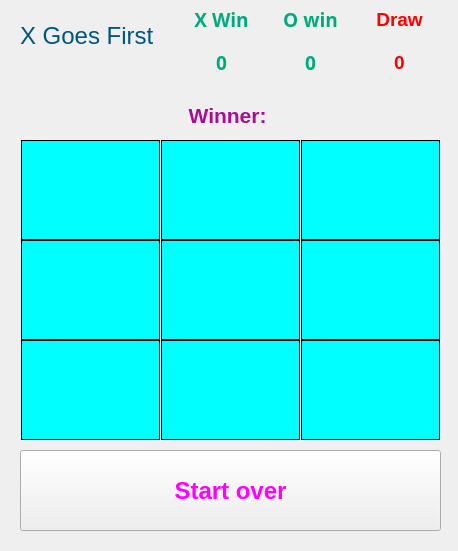
<?xml version="1.0" encoding="UTF-8"?>
<ui version="4.0">
 <class>MainWindow</class>
 <widget class="QMainWindow" name="MainWindow">
  <property name="enabled">
   <bool>true</bool>
  </property>
  <property name="geometry">
   <rect>
    <x>0</x>
    <y>0</y>
    <width>458</width>
    <height>551</height>
   </rect>
  </property>
  <property name="minimumSize">
   <size>
    <width>458</width>
    <height>551</height>
   </size>
  </property>
  <property name="maximumSize">
   <size>
    <width>458</width>
    <height>551</height>
   </size>
  </property>
  <property name="font">
   <font>
    <weight>75</weight>
    <bold>true</bold>
   </font>
  </property>
  <property name="cursor">
   <cursorShape>CrossCursor</cursorShape>
  </property>
  <property name="mouseTracking">
   <bool>true</bool>
  </property>
  <property name="windowTitle">
   <string>Tic Tac Toe</string>
  </property>
  <property name="autoFillBackground">
   <bool>true</bool>
  </property>
  <property name="styleSheet">
   <string notr="true">color: rgb(170, 14, 144)</string>
  </property>
  <property name="documentMode">
   <bool>false</bool>
  </property>
  <widget class="QWidget" name="centralwidget">
   <widget class="QWidget" name="gridLayoutWidget">
    <property name="geometry">
     <rect>
      <x>20</x>
      <y>140</y>
      <width>421</width>
      <height>302</height>
     </rect>
    </property>
    <layout class="QGridLayout" name="gridLayout">
     <property name="spacing">
      <number>0</number>
     </property>
     <item row="0" column="1">
      <widget class="QPushButton" name="pushButton_4">
       <property name="enabled">
        <bool>true</bool>
       </property>
       <property name="minimumSize">
        <size>
         <width>139</width>
         <height>100</height>
        </size>
       </property>
       <property name="maximumSize">
        <size>
         <width>139</width>
         <height>100</height>
        </size>
       </property>
       <property name="font">
        <font>
         <pointsize>44</pointsize>
         <weight>75</weight>
         <bold>true</bold>
        </font>
       </property>
       <property name="styleSheet">
        <string notr="true">background: #ccc;
background-color: aqua;
border: 1px solid #000000;</string>
       </property>
       <property name="text">
        <string/>
       </property>
       <property name="iconSize">
        <size>
         <width>64</width>
         <height>16</height>
        </size>
       </property>
      </widget>
     </item>
     <item row="1" column="1">
      <widget class="QPushButton" name="pushButton_5">
       <property name="enabled">
        <bool>true</bool>
       </property>
       <property name="minimumSize">
        <size>
         <width>139</width>
         <height>100</height>
        </size>
       </property>
       <property name="maximumSize">
        <size>
         <width>139</width>
         <height>100</height>
        </size>
       </property>
       <property name="font">
        <font>
         <pointsize>44</pointsize>
         <weight>75</weight>
         <bold>true</bold>
        </font>
       </property>
       <property name="styleSheet">
        <string notr="true">background: #ccc;
background-color: aqua;
border: 1px solid #000000;</string>
       </property>
       <property name="text">
        <string/>
       </property>
       <property name="iconSize">
        <size>
         <width>64</width>
         <height>16</height>
        </size>
       </property>
      </widget>
     </item>
     <item row="0" column="0">
      <widget class="QPushButton" name="pushButton">
       <property name="enabled">
        <bool>true</bool>
       </property>
       <property name="minimumSize">
        <size>
         <width>139</width>
         <height>100</height>
        </size>
       </property>
       <property name="maximumSize">
        <size>
         <width>139</width>
         <height>100</height>
        </size>
       </property>
       <property name="font">
        <font>
         <pointsize>44</pointsize>
         <weight>75</weight>
         <bold>true</bold>
        </font>
       </property>
       <property name="styleSheet">
        <string notr="true">background: #ccc;
background-color: aqua;
border: 1px solid #000000;</string>
       </property>
       <property name="text">
        <string/>
       </property>
       <property name="iconSize">
        <size>
         <width>64</width>
         <height>16</height>
        </size>
       </property>
      </widget>
     </item>
     <item row="2" column="1">
      <widget class="QPushButton" name="pushButton_6">
       <property name="enabled">
        <bool>true</bool>
       </property>
       <property name="minimumSize">
        <size>
         <width>139</width>
         <height>100</height>
        </size>
       </property>
       <property name="maximumSize">
        <size>
         <width>139</width>
         <height>100</height>
        </size>
       </property>
       <property name="font">
        <font>
         <pointsize>44</pointsize>
         <weight>75</weight>
         <bold>true</bold>
        </font>
       </property>
       <property name="styleSheet">
        <string notr="true">background: #ccc;
background-color: aqua;
border: 1px solid #000000;</string>
       </property>
       <property name="text">
        <string/>
       </property>
       <property name="iconSize">
        <size>
         <width>64</width>
         <height>16</height>
        </size>
       </property>
      </widget>
     </item>
     <item row="2" column="2">
      <widget class="QPushButton" name="pushButton_9">
       <property name="enabled">
        <bool>true</bool>
       </property>
       <property name="minimumSize">
        <size>
         <width>139</width>
         <height>100</height>
        </size>
       </property>
       <property name="maximumSize">
        <size>
         <width>139</width>
         <height>100</height>
        </size>
       </property>
       <property name="font">
        <font>
         <pointsize>44</pointsize>
         <weight>75</weight>
         <bold>true</bold>
        </font>
       </property>
       <property name="styleSheet">
        <string notr="true">background: #ccc;
background-color: aqua;
border: 1px solid #000000;</string>
       </property>
       <property name="text">
        <string/>
       </property>
       <property name="iconSize">
        <size>
         <width>64</width>
         <height>16</height>
        </size>
       </property>
      </widget>
     </item>
     <item row="1" column="0">
      <widget class="QPushButton" name="pushButton_2">
       <property name="enabled">
        <bool>true</bool>
       </property>
       <property name="minimumSize">
        <size>
         <width>139</width>
         <height>100</height>
        </size>
       </property>
       <property name="maximumSize">
        <size>
         <width>139</width>
         <height>100</height>
        </size>
       </property>
       <property name="font">
        <font>
         <pointsize>44</pointsize>
         <weight>75</weight>
         <bold>true</bold>
        </font>
       </property>
       <property name="styleSheet">
        <string notr="true">background: #ccc;
background-color: aqua;
border: 1px solid #000000;</string>
       </property>
       <property name="text">
        <string/>
       </property>
       <property name="iconSize">
        <size>
         <width>64</width>
         <height>16</height>
        </size>
       </property>
      </widget>
     </item>
     <item row="0" column="2">
      <widget class="QPushButton" name="pushButton_7">
       <property name="enabled">
        <bool>true</bool>
       </property>
       <property name="minimumSize">
        <size>
         <width>139</width>
         <height>100</height>
        </size>
       </property>
       <property name="maximumSize">
        <size>
         <width>139</width>
         <height>100</height>
        </size>
       </property>
       <property name="font">
        <font>
         <pointsize>44</pointsize>
         <weight>75</weight>
         <bold>true</bold>
        </font>
       </property>
       <property name="styleSheet">
        <string notr="true">background: #ccc;
background-color: aqua;
border: 1px solid #000000;</string>
       </property>
       <property name="text">
        <string/>
       </property>
       <property name="iconSize">
        <size>
         <width>64</width>
         <height>16</height>
        </size>
       </property>
      </widget>
     </item>
     <item row="1" column="2">
      <widget class="QPushButton" name="pushButton_8">
       <property name="enabled">
        <bool>true</bool>
       </property>
       <property name="minimumSize">
        <size>
         <width>139</width>
         <height>100</height>
        </size>
       </property>
       <property name="maximumSize">
        <size>
         <width>139</width>
         <height>100</height>
        </size>
       </property>
       <property name="font">
        <font>
         <pointsize>44</pointsize>
         <weight>75</weight>
         <bold>true</bold>
        </font>
       </property>
       <property name="styleSheet">
        <string notr="true">background: #ccc;
background-color: aqua;
border: 1px solid #000000;</string>
       </property>
       <property name="text">
        <string/>
       </property>
       <property name="iconSize">
        <size>
         <width>64</width>
         <height>16</height>
        </size>
       </property>
      </widget>
     </item>
     <item row="2" column="0">
      <widget class="QPushButton" name="pushButton_3">
       <property name="enabled">
        <bool>true</bool>
       </property>
       <property name="minimumSize">
        <size>
         <width>139</width>
         <height>100</height>
        </size>
       </property>
       <property name="maximumSize">
        <size>
         <width>139</width>
         <height>100</height>
        </size>
       </property>
       <property name="font">
        <font>
         <pointsize>44</pointsize>
         <weight>75</weight>
         <bold>true</bold>
        </font>
       </property>
       <property name="styleSheet">
        <string notr="true">background: #ccc;
background-color: aqua;
border: 1px solid #000000;</string>
       </property>
       <property name="text">
        <string/>
       </property>
       <property name="iconSize">
        <size>
         <width>64</width>
         <height>16</height>
        </size>
       </property>
      </widget>
     </item>
    </layout>
   </widget>
   <widget class="QPushButton" name="pushButton_19">
    <property name="geometry">
     <rect>
      <x>20</x>
      <y>450</y>
      <width>421</width>
      <height>81</height>
     </rect>
    </property>
    <property name="font">
     <font>
      <pointsize>18</pointsize>
      <weight>75</weight>
      <bold>true</bold>
     </font>
    </property>
    <property name="styleSheet">
     <string notr="true">color: rgb(255, 0, 255)</string>
    </property>
    <property name="text">
     <string>Start over</string>
    </property>
   </widget>
   <widget class="QLabel" name="label">
    <property name="geometry">
     <rect>
      <x>20</x>
      <y>20</y>
      <width>151</width>
      <height>31</height>
     </rect>
    </property>
    <property name="font">
     <font>
      <pointsize>18</pointsize>
      <weight>50</weight>
      <bold>false</bold>
     </font>
    </property>
    <property name="styleSheet">
     <string notr="true">color: rgb(0, 85, 127)</string>
    </property>
    <property name="text">
     <string>X Goes First</string>
    </property>
   </widget>
   <widget class="QLabel" name="label_2">
    <property name="geometry">
     <rect>
      <x>20</x>
      <y>100</y>
      <width>421</width>
      <height>31</height>
     </rect>
    </property>
    <property name="font">
     <font>
      <pointsize>16</pointsize>
      <weight>75</weight>
      <bold>true</bold>
     </font>
    </property>
    <property name="text">
     <string>Winner: </string>
    </property>
    <property name="alignment">
     <set>Qt::AlignCenter</set>
    </property>
   </widget>
   <widget class="QWidget" name="gridLayoutWidget_2">
    <property name="geometry">
     <rect>
      <x>180</x>
      <y>0</y>
      <width>261</width>
      <height>81</height>
     </rect>
    </property>
    <layout class="QGridLayout" name="gridLayout_3">
     <item row="0" column="0">
      <widget class="QLabel" name="label_3">
       <property name="font">
        <font>
         <family>Montserrat</family>
         <pointsize>14</pointsize>
         <weight>75</weight>
         <italic>false</italic>
         <bold>true</bold>
         <underline>false</underline>
         <stylestrategy>PreferAntialias</stylestrategy>
        </font>
       </property>
       <property name="styleSheet">
        <string notr="true">color: rgb(0, 170, 127)</string>
       </property>
       <property name="text">
        <string>X Win</string>
       </property>
       <property name="scaledContents">
        <bool>false</bool>
       </property>
       <property name="alignment">
        <set>Qt::AlignCenter</set>
       </property>
       <property name="wordWrap">
        <bool>true</bool>
       </property>
       <property name="openExternalLinks">
        <bool>false</bool>
       </property>
      </widget>
     </item>
     <item row="0" column="1">
      <widget class="QLabel" name="label_4">
       <property name="font">
        <font>
         <family>Montserrat</family>
         <pointsize>14</pointsize>
         <weight>75</weight>
         <italic>false</italic>
         <bold>true</bold>
         <underline>false</underline>
         <stylestrategy>PreferAntialias</stylestrategy>
        </font>
       </property>
       <property name="styleSheet">
        <string notr="true">color: rgb(0, 170, 127)</string>
       </property>
       <property name="text">
        <string>O win</string>
       </property>
       <property name="scaledContents">
        <bool>false</bool>
       </property>
       <property name="alignment">
        <set>Qt::AlignCenter</set>
       </property>
       <property name="wordWrap">
        <bool>true</bool>
       </property>
       <property name="openExternalLinks">
        <bool>false</bool>
       </property>
      </widget>
     </item>
     <item row="1" column="0">
      <widget class="QLabel" name="label_5">
       <property name="font">
        <font>
         <family>Montserrat</family>
         <pointsize>14</pointsize>
         <weight>75</weight>
         <italic>false</italic>
         <bold>true</bold>
         <underline>false</underline>
         <stylestrategy>PreferAntialias</stylestrategy>
        </font>
       </property>
       <property name="styleSheet">
        <string notr="true">color: rgb(0, 170, 127)</string>
       </property>
       <property name="text">
        <string>0</string>
       </property>
       <property name="scaledContents">
        <bool>false</bool>
       </property>
       <property name="alignment">
        <set>Qt::AlignCenter</set>
       </property>
       <property name="wordWrap">
        <bool>true</bool>
       </property>
       <property name="openExternalLinks">
        <bool>false</bool>
       </property>
      </widget>
     </item>
     <item row="1" column="1">
      <widget class="QLabel" name="label_6">
       <property name="font">
        <font>
         <family>Montserrat</family>
         <pointsize>14</pointsize>
         <weight>75</weight>
         <italic>false</italic>
         <bold>true</bold>
         <underline>false</underline>
         <stylestrategy>PreferAntialias</stylestrategy>
        </font>
       </property>
       <property name="styleSheet">
        <string notr="true">color: rgb(0, 170, 127)</string>
       </property>
       <property name="text">
        <string>0</string>
       </property>
       <property name="scaledContents">
        <bool>false</bool>
       </property>
       <property name="alignment">
        <set>Qt::AlignCenter</set>
       </property>
       <property name="wordWrap">
        <bool>true</bool>
       </property>
       <property name="openExternalLinks">
        <bool>false</bool>
       </property>
      </widget>
     </item>
     <item row="0" column="2">
      <widget class="QLabel" name="label_7">
       <property name="font">
        <font>
         <pointsize>14</pointsize>
         <weight>75</weight>
         <bold>true</bold>
        </font>
       </property>
       <property name="styleSheet">
        <string notr="true">color: rgb(255, 0, 0)</string>
       </property>
       <property name="text">
        <string>Draw</string>
       </property>
       <property name="alignment">
        <set>Qt::AlignCenter</set>
       </property>
      </widget>
     </item>
     <item row="1" column="2">
      <widget class="QLabel" name="label_8">
       <property name="font">
        <font>
         <pointsize>14</pointsize>
         <weight>75</weight>
         <bold>true</bold>
        </font>
       </property>
       <property name="styleSheet">
        <string notr="true">color: rgb(255, 0, 0)</string>
       </property>
       <property name="text">
        <string>0</string>
       </property>
       <property name="alignment">
        <set>Qt::AlignCenter</set>
       </property>
      </widget>
     </item>
    </layout>
   </widget>
  </widget>
 </widget>
 <resources/>
 <connections/>
</ui>
